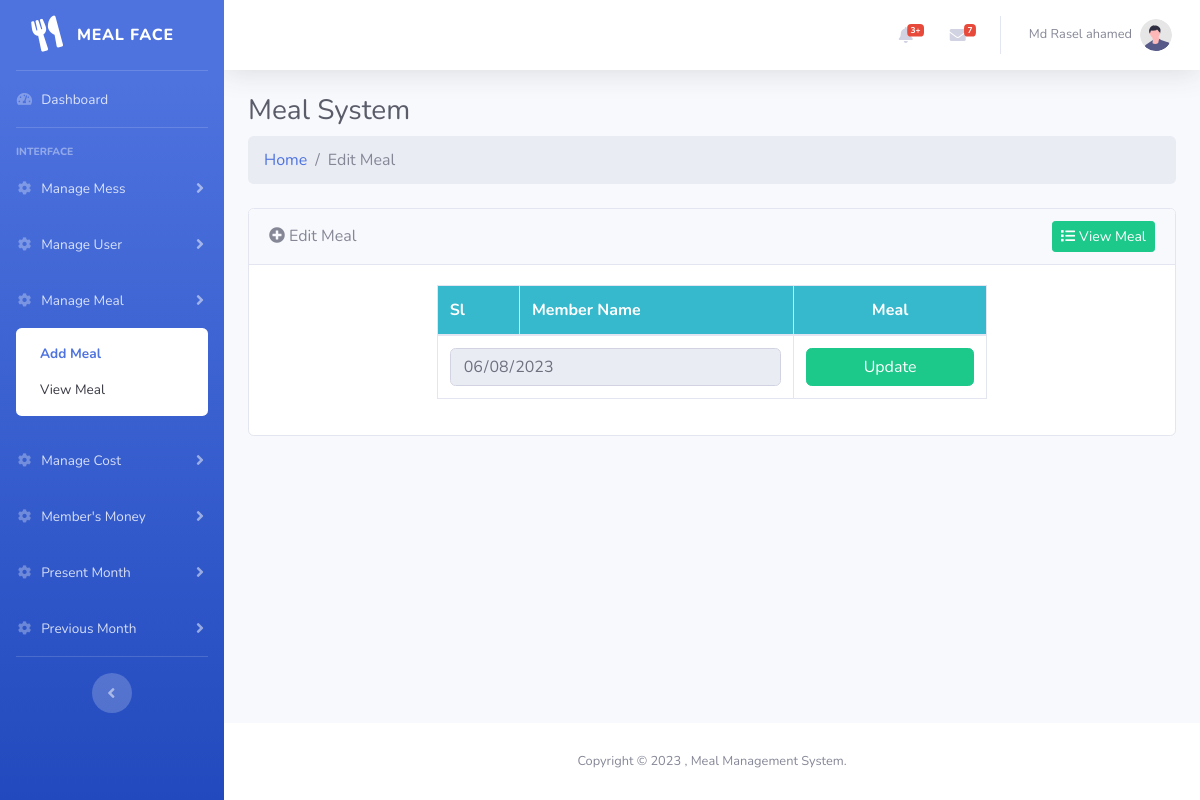
The page /backend/add-meal.php?meal-date=2023-06-08 (signed in) on the database as committed earlier.
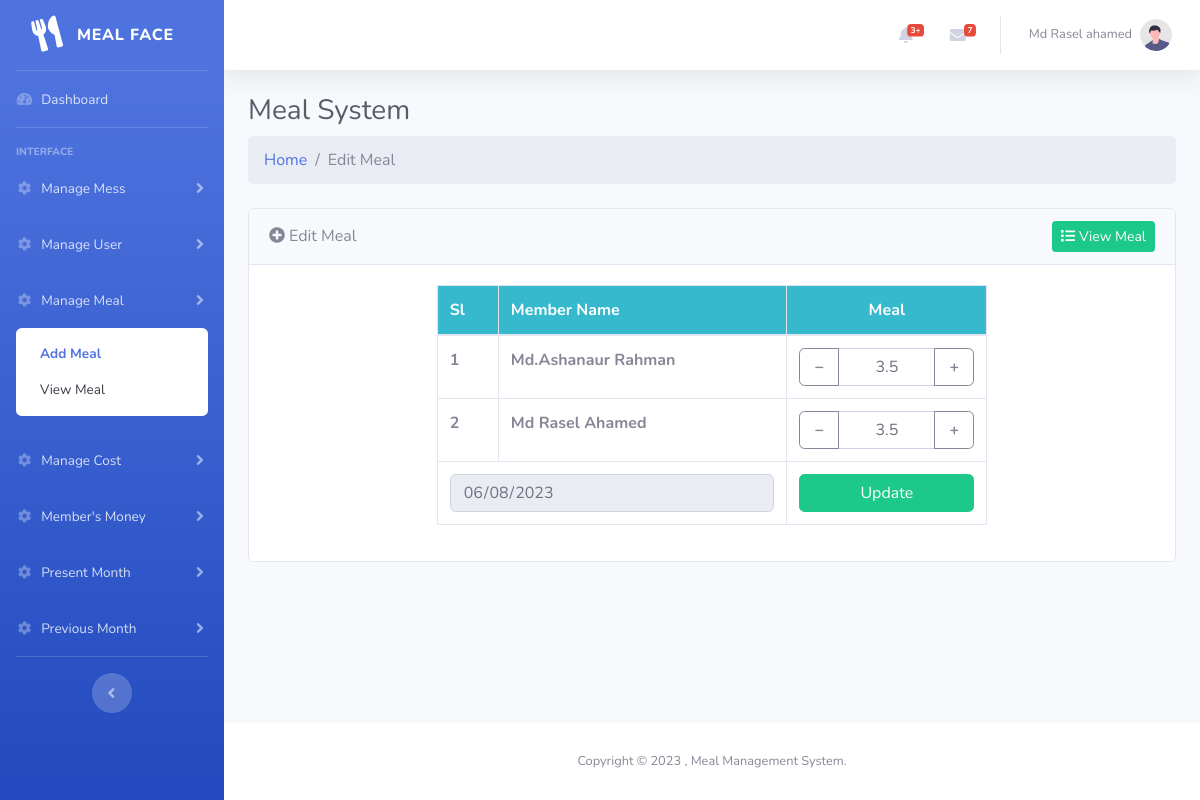
The same page on the database as committed later.
### tables this page shows
CREATE TABLE `meals` (
  `meal_id` int(11) NOT NULL,
  `user_id` int(11) DEFAULT NULL,
  `mess_id` int(11) DEFAULT NULL,
  `meal` double DEFAULT NULL,
  `meal_date` date DEFAULT NULL,
  `created_by` int(11) DEFAULT NULL,
  `created_at` datetime NOT NULL DEFAULT current_timestamp()
);

CREATE TABLE `users` (
  `user_id` int(11) NOT NULL,
  `user_name` varchar(255) NOT NULL,
  `user_role` varchar(255) NOT NULL DEFAULT 'member',
  `user_mobile` varchar(255) DEFAULT NULL,
  `user_email` varchar(255) DEFAULT NULL,
  `user_password` varchar(255) NOT NULL,
  `mess_id` int(11) DEFAULT NULL
);

### backend/controller/main.php (called while the page is built, shortened)
<?php
    class Main{
        protected $host = "localhost";
        protected $user = "root";
        protected $pass = "";
        protected $db = "php_meal";
        protected $con;
        public function __construct(){
            if(!isset($this->con)){
                $this->con = new mysqli($this->host,$this->user,$this->pass,$this->db);
            }
            return $this->con;
        }
        public function getMealByDate($messId,$date){
            $this->sql = "SELECT meals.*,users.user_name as username FROM meals INNER JOIN users ON users.user_id = meals.user_id WHERE meals.mess_id = '$messId' AND meals.meal_date = '$date'";
            $this->result = $this->con->query($this->sql);
            if($this->result == true){
                return $this->result;
            }else{
                echo "error";
            }
        }
    }
?>

### backend/add-meal.php (the view, shortened to what this page needs)
<?php
    include "inc/header.php";
    $obj = new Main();
    $messId = $_SESSION['mess_id'];
    $shuter = false;
    if(isset($_GET['meal-date'])){
        $shuter = true;
        $meal_date = $_GET['meal-date'];
        $MealData = $obj->getMealByDate($messId,$meal_date);
    }
?>
<div class="container-fluid">
    <div class="d-sm-flex align-items-center justify-content-between mb-2">
        <h3 class="h3 mb-0 text-gray-800">Meal System</h3>
    </div>
    <ol class="breadcrumb mb-4">
        <li class="breadcrumb-item"><a href="index.php">Home</a></li>
        <li class="breadcrumb-item active">
            <?php
            if($shuter == true){
                echo "Edit Meal";
            }else{
                echo "Add Meal";
            }
        ?>
        </li>
    </ol>
    <div class="card mb-4">
        <div class="card-header d-flex justify-content-between align-items-center">
            <span><i class="fas fa-plus-circle mr-1"></i><?php
            if($shuter == true){
                echo "Edit Meal";
            }else{
                echo "Add Meal";
            }
        ?></span>
            <small class="d-sm-block"><a href="view-meal.php" class="btn btn-success btn-sm"><i
                        class="fas fa-list mr-1"></i>View Meal</a></small>
        </div>
        <div class="card-body">
            <div class="container">
                <div class="row">
                    <div class="col-md-8 col-sm-12 m-auto">
                        <?php
                            if($shuter == true){
                                ?>
                        <form action="action/meal/update.php" method="POST">
                            <table class="table table-bordered">
                                <thead class="bg-info text-white">
                                    <tr>
                                        <th>Sl</th>
                                        <th>Member Name</th>
                                        <th class="text-center">Meal</th>
                                    </tr>
                                </thead>
                                <tbody>
                                    <?php
                                        if($MealData->num_rows>0){
                                            $si = 1;
                                            while($row = $MealData->fetch_object()){
                                                ?>
                                    <tr>
                                        <th><?php echo $si; ?></th>
                                        <th class="text-capitalize">
                                            <?php echo $row->username; ?>
                                        </th>
                                        <th class="text-center" style="width: 200px">
                                        </th>
                                    </tr>
                                    <?php
                                            $si++;
                                            }
                                        }
                                    ?>
                                </tbody>
                                <tfoot>
                                    <tr>
                                        <td colspan="2">
                                            <input type="date" name="date" class="form-control"
                                                value="<?php echo $meal_date;?>" readonly />
                                        </td>
                                        <td class="text-right">
                                            <button class="btn btn-success w-100 d-block" type="submit">Update</button>
                                        </td>
                                    </tr>
                                </tfoot>
                            </table>
                        </form>
                        <?php
                            }
                        ?>
                    </div>
                </div>
            </div>
        </div>
    </div>
</div>
<?php include "inc/footer.php"; ?>

Rows that differ between the two databases and show on the page:
added meals: user.user_name "Md.Ashanaur Rahman"
added meals: user.user_name "Md Rasel Ahamed"
